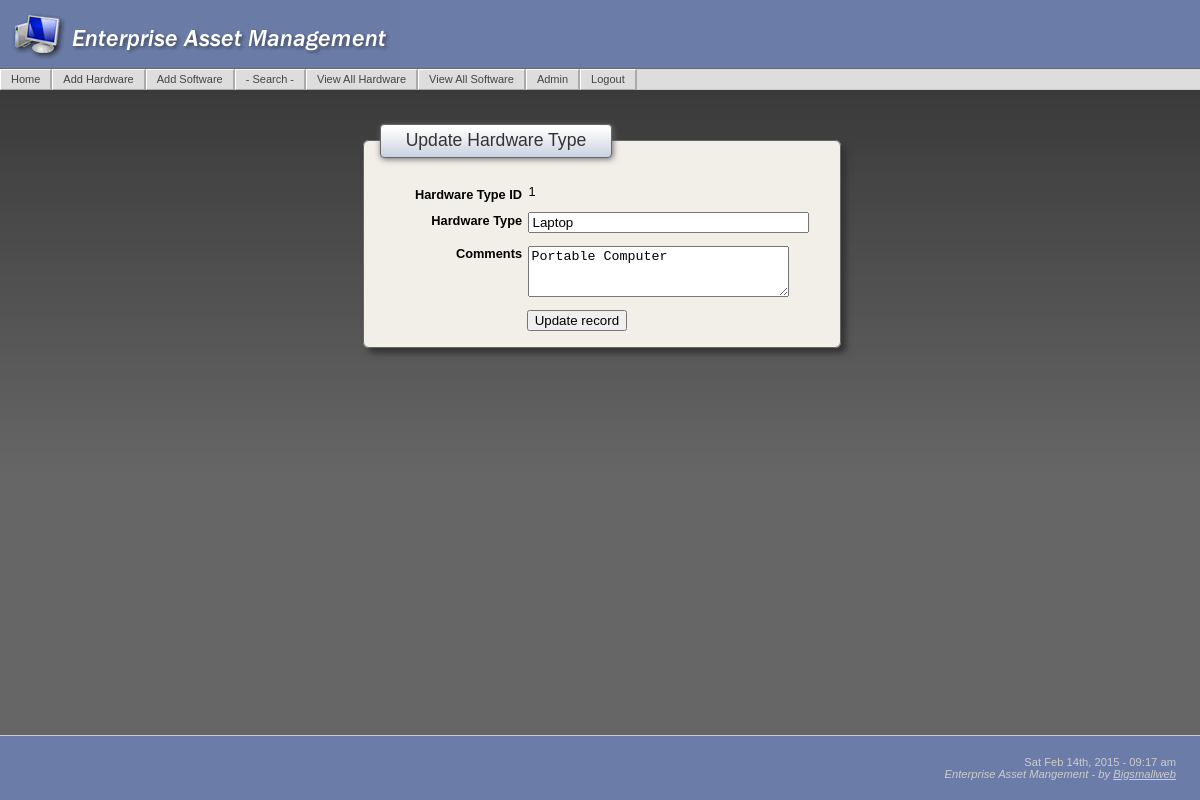
The page /HardwareTypeUpdate.php?recordID=1 (signed in) on the database its author committed.
### tables this page shows
CREATE TABLE IF NOT EXISTS `assets_hardware_type` (
  `assets_hardware_type` varchar(15) NOT NULL default '',
  `id` int(11) NOT NULL auto_increment,
  `comments` text,
  PRIMARY KEY  (`id`)
);

### HardwareTypeUpdate.php (the view, shortened to what this page needs)
<?php require_once('Connections/eam.php'); ?>
<?php
if (!function_exists("GetSQLValueString")) {
function GetSQLValueString($theValue, $theType, $theDefinedValue = "", $theNotDefinedValue = "")
{
  $theValue = get_magic_quotes_gpc() ? stripslashes($theValue) : $theValue;
  $theValue = function_exists("mysql_real_escape_string") ? mysql_real_escape_string($theValue) : mysql_escape_string($theValue);
  switch ($theType) {
    case "long":
    case "int":
      $theValue = ($theValue != "") ? intval($theValue) : "NULL";
      break;
  }
  return $theValue;
}
}
$editFormAction = $_SERVER['PHP_SELF'];
if (isset($_SERVER['QUERY_STRING'])) {
  $editFormAction .= "?" . htmlentities($_SERVER['QUERY_STRING']);
}
$colname_rsHardwareType = "-1";
if (isset($_GET['recordID'])) {
  $colname_rsHardwareType = $_GET['recordID'];
}
$query_rsHardwareType = sprintf("SELECT * FROM assets_hardware_type WHERE id = %s", GetSQLValueString($colname_rsHardwareType, "int"));
$rsHardwareType = mysql_query($query_rsHardwareType, $eam) or die(mysql_error());
$row_rsHardwareType = mysql_fetch_assoc($rsHardwareType);
$pageTitle="Update Hardware Type"; ?>
<?php include('includes/header.php'); ?>
    <form method="post" name="form1" action="<?php echo $editFormAction; ?>">
      <fieldset>
      <legend>Update Hardware Type </legend>
      <p>
        <label for="Vendor ID">Hardware Type ID</label>
        <?php echo $row_rsHardwareType['id']; ?></p>
      <p>
        <label for="Vendor">Hardware Type</label>
        <input type="text" name="assets_hardware_type" value="<?php echo $row_rsHardwareType['assets_hardware_type']; ?>" size="32">
      </p>
      <p>
        <label for="Comments">Comments</label>
        <textarea name="comments" cols="30" rows="3"><?php echo $row_rsHardwareType['comments']; ?></textarea>
      </p>
      <p class="submit">
        <input type="submit" value="Update record">
      </p>
      </fieldset>
    </form>
    <?php include('includes/footer.php'); ?>

### includes/eam_main.css (style rules this page uses)
html, body { font-family: Verdana, Arial, Helvetica, sans-serif; background:url(../images/bkgd.jpg); background-repeat:repeat-x; background-position:top; background-color: #666; margin:0; text-align: center; color: #000000; font-size:100%; height:100% }
p, td { font-size:80%; }
form { margin:0; padding:0; }
fieldset { margin:0 auto; margin-top:10px; margin-bottom:10px; padding: 1em; font:100%/1 arial; border: 1px solid #666; border-radius: 6px; -moz-border-radius: 6px; box-shadow: 5px 5px 6px #333; width:444px; clear: both; background-color: #F2EFE9; }
legend { padding: 0.4em 1.4em; border:1px solid #666; border-radius: 4px; -moz-border-radius: 4px; box-shadow: 1px 1px 6px #666; color:#333; font-size:110%; text-align:left; background: #FFF; background-image:url(../images/titleBk.gif); font-family: "Trebuchet MS", Verdana, Arial, Helvetica, sans-serif; }
label { float:left; width:32%; margin-right:0.5em; padding-top:0.2em; text-align:right; font-weight:bold; display: block; font-size:100%; }
.submit { padding:0; margin:0; }
.submit input { margin-left: 11.0em; }

### rows shown on the page
assets_hardware_type: id "1", assets_hardware_type "Laptop", comments "Portable Computer"
